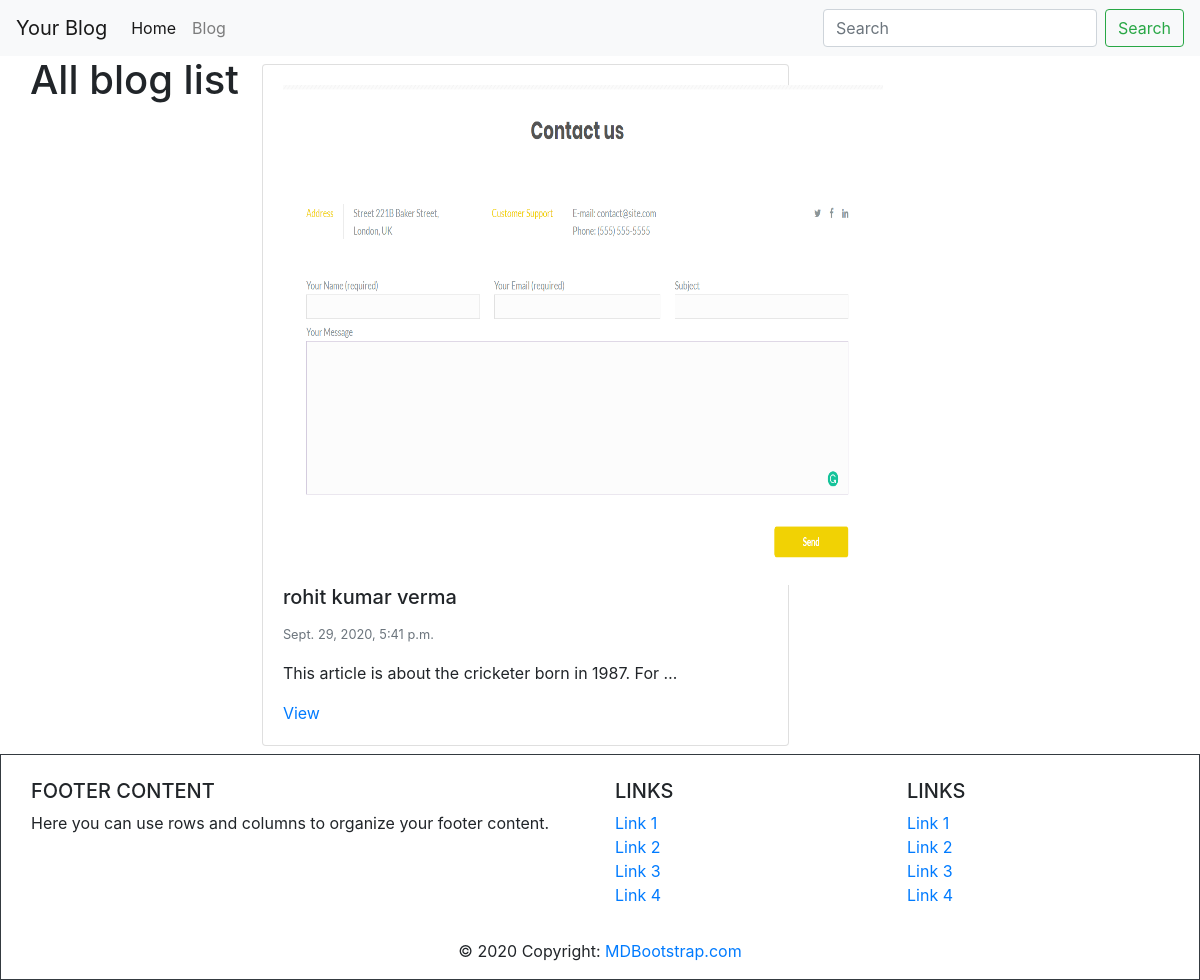
Screenshot of /blog/ with the database file from the repository.
### blog/models.py (models this page shows, shortened)
class BlogPost(models.Model): # blogpost_set -> queryset  i.e. it will give object to perform query like fetching data, updating data etc for current user
  user = models.ForeignKey(User, default=1, null= True, on_delete=models.SET_NULL) # i.e. when user is deleted then this class will exist
  image = models.ImageField(upload_to= settings.MEDIA_ROOT, blank=True, null=True)
  title = models.TextField()
  content = models.TextField(blank=True, null=True)
  slug = models.SlugField(unique=True) # hello rohit -> hello-rohit
  publish_date = models.DateTimeField(auto_now=False, auto_now_add=False, null = True, blank = True)
  timestamp = models.DateTimeField(auto_now_add=True)
  updated = models.DateTimeField(auto_now=False)
  objects = BlogPostManager()
  class Meta:
    ordering = ['-publish_date', '-updated', '-timestamp']
  def get_absolute_url(self):
    return f"/blog/{ self.slug }"
  def __str__(self):
        return self.title

### blog/views.py (the view)
# urls.py: path('blog/', blog_list_view, name='blogList'),
def blog_list_view(request):
  blog_list = BlogPost.objects.all().published()
  if request.user.is_authenticated:
    my_qs = BlogPost.objects.filter(user=request.user)
    blog_list = (blog_list | my_qs).distinct()
  print(blog_list)
  context = {'blog_list' : blog_list }
  template = './blogs/blogList.html'
  template_object = get_template(template)
  rendered_item = template_object.render(context)
  return HttpResponse(rendered_item)

### blog/models.py (called while the page is built)
  def published(self):
    now = timezone.now()
    return self.filter(publish_date__lte=now)

  def get_queryset(self):
    return BlogPostQuerySet(self.model, using=self._db)

### templates/blogs/blogList.html (shortened to what this page needs)
{% extends 'base.html' %}
{% block content %}
<div class='container'>
  <div class='row'>
    <h1>All blog list</h1>
    <div class="card-group">
    {% for blog in blog_list %}
    {% include 'blogs/set-inline.html' with blog_post=blog truncate=True detail=True %} {% comment %} passing truncate variable to pass in set-linline.html {% endcomment %}
    {% endfor %}
    </div>
  </div>
</div>
{% endblock content %}

### templates/blogs/set-inline.html (shortened to what this page needs)
<div class="col-12 col-md-10">
  <div class="card m-2 {% if not blog.publish_date %} border border-success text-dark {% endif %}">
    <div class="card-body">
    {% if blog.image %}
      <img src="{{ blog.image.url }}" class="card-imag-top" height="500" width="600" />
    {% endif %}
      <h5 class="card-title">{{ blog.title }}</h5>
      <small class="text-muted">{{ blog.publish_date }}</small>
      {% if truncate %}
      <p class="card-text">{{ blog.content | linebreaks | truncatewords:10 }}</p>
      {% else %}
      <p class="card-text">{{ blog.content | linebreaks }}</p>
      {% endif %}
      {% if detail %}
      <a href="{{ blog.get_absolute_url }}">View</a>
      {% endif %}
    </div>
  </div>
</div>

### rows the page displays
BlogPost: image (picture), title "rohit kumar verma", publish_date "Sept. 29, 2020, 5:41 p.m.", content "This article is about the cricketer born in 1987. For …"
